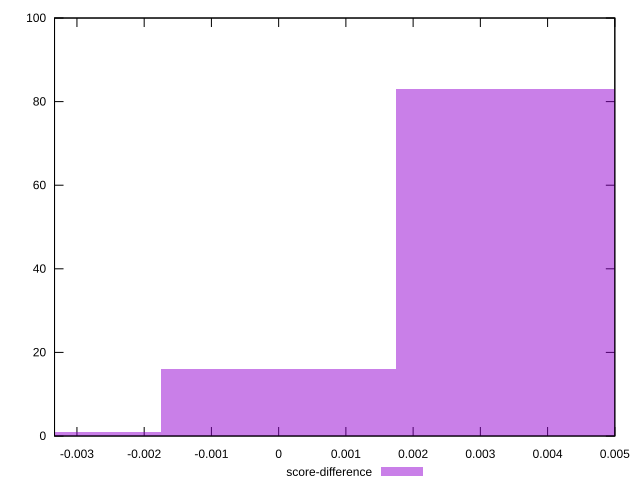

Reproduce this figure in gnuplot.
reset

$scoreDifference <<EOF
0 16
0.003492549635454794 83
-0.003492549635454794 1
EOF

set key outside below
set boxwidth 0.003492549635454794
set xrange [-0.0033333333333334103:0.0050000000000000044]
set yrange [0:100]
set trange [0:100]
set style fill transparent solid 0.5 noborder
set terminal svg size 640, 490 enhanced background rgb 'white'
set output "reprap/unused-css-rules/samples/pages/score-difference/histogram.svg"

plot $scoreDifference title "score-difference" with boxes

reset
